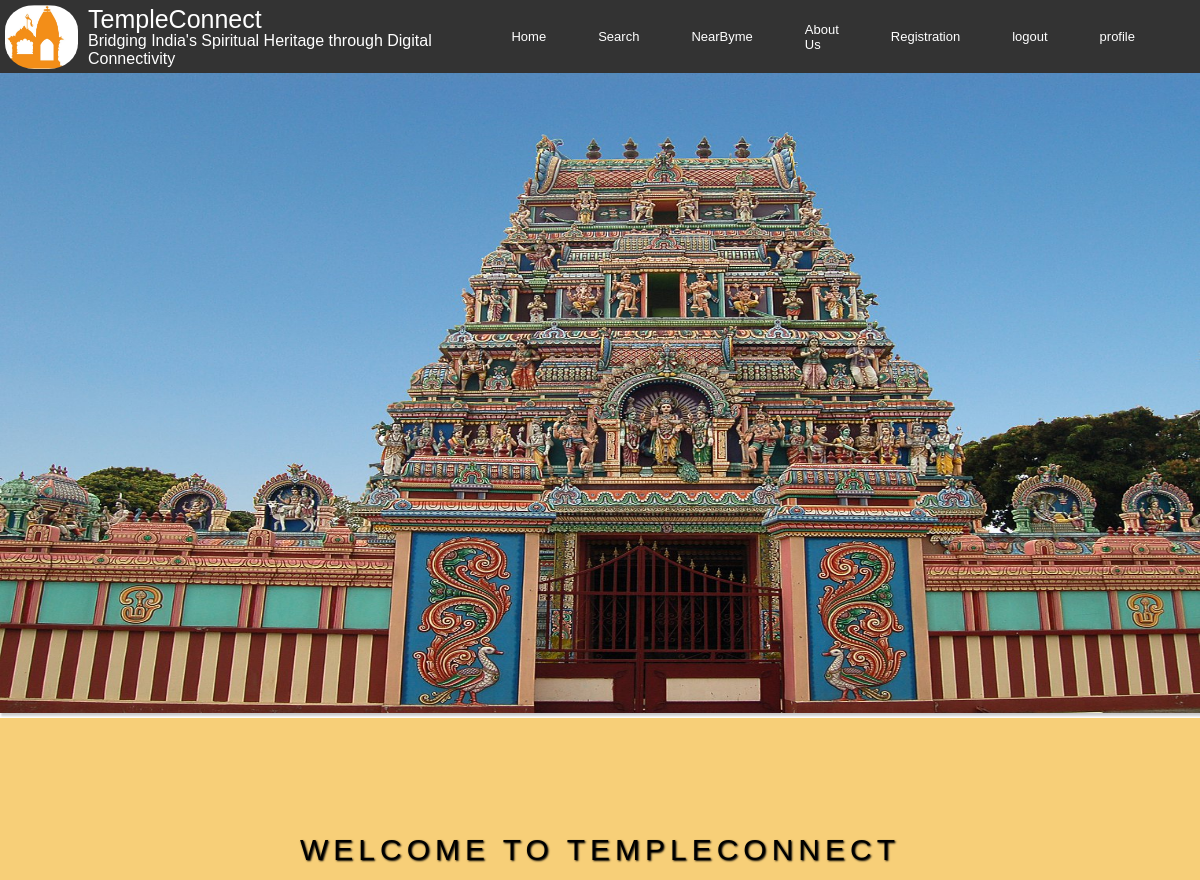
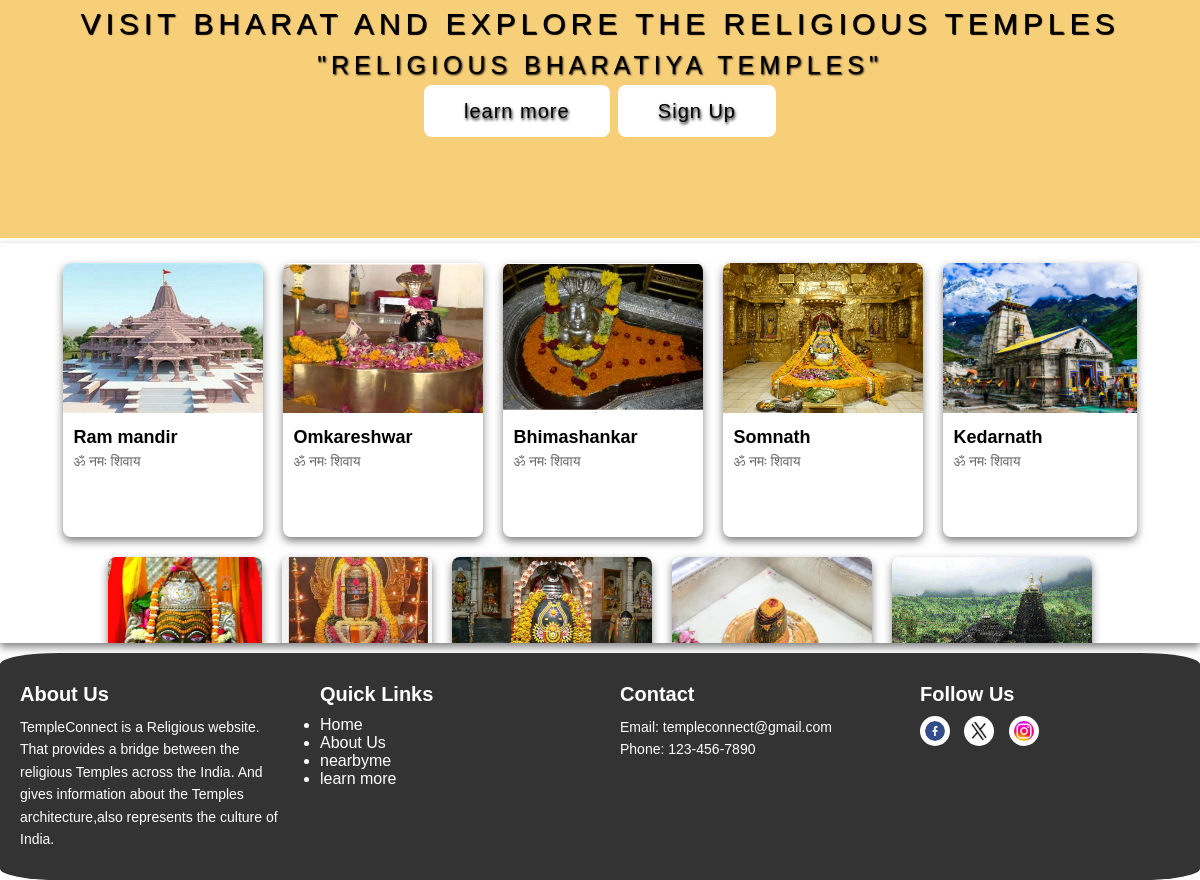
The page / on the database its author committed (2 pictures, top to bottom).
### core/models.py (models this page shows, shortened)
class Temple(models.Model):
    name = models.CharField(max_length = 100)
    city = models.CharField(max_length=100)
    state = models.CharField(max_length=100)
    image = models.ImageField(upload_to='temple_images')
    short_description = models.CharField(max_length = 100 , null=True, default ="ॐ नमः शिवाय")
    description =models.TextField()
    history =models.TextField(null=True, blank=True)
    significance =models.TextField(null=True, blank=True)
    architecture =models.TextField(null=True, blank=True)
    opening_closing_time = models.CharField(max_length=500, null=True, blank=True)
    howtoreach=models.TextField(null=True,blank=True)
    address = models.CharField(max_length=300,null=True)
    latitude = models.FloatField(null=True ,blank=True)
    longitude = models.FloatField(null=True,blank = True)

### core/views.py (the view)
# urls.py: path('', views.homepage),
def homepage(request):
    temples = Temple.objects.all()
    return render(request,"temple.html", {'temples':temples})

### templates/temple.html (shortened to what this page needs)
{% include "header.html" %}
<section class="section_image">
  <div class="image_container"></div>
</section>
<main class="main">
  <section class="section_text">
    <h3>Welcome to TempleConnect</h3>
    <h1>Visit Bharat and explore the Religious Temples  </h1>
    <p>"Religious Bharatiya Temples"</p>
    <a href="/learn" class="btnone">learn more</a>
    <a href="/register" class="btntwo">Sign Up</a>
  </section>
</main>
<div id="card-container">
  {% for temple in temples %}
  <div class="card">
  <a href="/temple?name={{temple.name}}" class="card-link">
    <img src="{{temple.image.url}}" alt="{{temple.name}}">
    <div class="card-content">
      <h2>{{temple.name}}</h2>
      <p class="short-description">{{temple.short_description}}</p>
    </div>
  </a>
  </div>
  {% endfor %}
</div>
{% include "footer.html" %}

### templates/header.html (shortened to what this page needs)
{% load static %}
<!DOCTYPE html>
<html lang="en">
<head>
    <link rel="stylesheet" href="{% static 'css/temples.css' %}">
    <link rel="stylesheet" href="https://cdnjs.cloudflare.com/ajax/libs/font-awesome/6.5.1/css/all.min.css" />
  </head>
<body>
    <nav id="navbar">
        <div class="logo">
            <div class="logo-img">
                <img src="{% static 'images/logo.jpg' %}" alt="TempleConnect.com">
            </div>
            <div class="logo-text">
                <div class="logo-heading">TempleConnect</div>
                <div class="logo-paragraph">Bridging India's Spiritual Heritage through Digital Connectivity</div>
            </div>
        </div>
        <ul class="item-list">
            <li class="item"><a href="/">Home</a></li>
            <li class="item"><a href="/search">Search</a></li>
            <li class="item"><a href="/nearbyme">NearByme</a></li>
            <li class="item"><a href="/aboutus">About Us</a></li>
            <li class="item"><a href="/register">Registration</a></li>
            <li class="item"><a href="/logout">logout</a></li>
            <li class="item"><a href="/profile">profile</a></li>
        </ul>
    </nav>

### templates/footer.html
<footer>
    <div class="footer-container">
      <div class="footer-section">
        <a href="/aboutus"><h3>About Us</h3></a>
        <p>TempleConnect is a Religious website.
           That provides a bridge between the religious Temples across the India.
            And gives information about the Temples architecture,also represents the culture of India.</p>
      </div>
      <div class="footer-section">
        <div class="quick-links">
          <h3>Quick Links</h3>
          <ul>
            <li><a href="/">Home</a></li>
            <li><a href="/aboutus">About Us</a></li>
            <li><a href="#">nearbyme</a></li>
            <li><a href="/learn">learn more</a></li>
          </ul>
        </div>
      </div>
      <div class="footer-section">
        <h3>Contact</h3>
        <p>Email: templeconnect@gmail.com</p>
        <p>Phone: 123-456-7890</p>
      </div>
      <div class="footer-section">
        <h3>Follow Us</h3>
        <div class="social-links">
          <a href="#" class="social-icon" id="facebook"><img src="/static/images/facebook.jpg/" alt="Facebook"></a>
          <a href="#" class="social-icon" id="twitter"><img src="/static/images/twitter.jpg/" alt="Twitter"></a>
          <a href="#" class="social-icon" id="instagram"><img src="/static/images/instagram.jpg" alt="Instagram"></a>
        </div>
      </div>
    </div>
  </footer>

### static/css/temples.css (style rules this page uses)
* { margin: 0px; padding: 0px; font-family: 'Lucida Sans', 'Lucida Sans Regular', 'Lucida Grande', 'Lucida Sans Unicode', Geneva, Verdana, sans-serif; box-sizing: border-box; }
#navbar { position: relative; }
#navbar { display: flex; justify-content: space-between; align-items: center; }
.logo { display: flex; align-items: center; gap:10px; }
.logo-img img { height: 64px; width: 73px; border-radius: 40%; margin-top: 5px; margin-left:5px; }
.logo-text { display: flex; flex-direction: column; justify-content: left }
.logo-text .logo-heading { font-size: 25px; margin-bottom: -10px; color: #fff; }
.logo-text .logo-paragraph { font-size: very small; font-weight: 500; margin-top: 8px; color: #fff; }
.item-list { display:flex; justify-content: center; align-items: center; margin-right: 35px; }
#navbar::before { content: ""; background-color: #333; position: absolute; height: 100%; width: 100%; z-index: -1; }
#navbar ul li { list-style: none; font-size: 1.3rem; }
#navbar ul li a { font-size:small; color: #fff; display: block; padding: 3px 22px; margin-right: 8px; text-decoration: none; }
.section_image { height: 80vh; width: 100%; background-color: white; place-items: center; }
.image_container { margin: 0px; padding-right: 0px; height: 80vh; width: 100%; background-image: url("../images/bg1.jpg/"); background-repeat: no-repeat; background-size: 100% 100%; box-shadow: 2px 2px 2px 1px rgb(0 0 0 / 20%); animation: image_animate 40s linear infinite; }
.main { display: flex; flex-direction: column; height: 50vh; width: 100%; background-color: rgb(247, 207, 120); color: black; margin-top: 5px; display: flex; justify-content: center; align-items: center; text-align: center; text-transform: uppercase; transition: all ease 0.5s; margin-bottom: 5px; }
section { font-size: small; font-family: 'Times New Roman', Times, serif; letter-spacing: 5px; font-weight: 200; text-shadow: 1px 2px 3px black; }
section h3 { font-size: 30px; font-weight: 250; text-shadow: 1px 1px 2px black; }
section h1 { margin: 20px 0px 10px 0px; font-size: 30px; font-weight: 400; text-shadow: 1px 1px 1px black; }
section p { font-size: 25px; white-space: 2px; margin-bottom: 20px; text-shadow: 1px 1px 2px black; }
section a { margin-top: 10px; padding: 15px 40px; border-radius: 8px; text-decoration: none; text-transform: none; outline: none; font-size: 20px; font-weight: 200; letter-spacing: 1px; transition: all ease 0.5s; }
section .btnone { background-color: #fff; color: #000; }
section .btntwo { background-color: #fff; color:#000; }
#card-container { width: 100%; max-height: 400px; overflow-y: auto; display: flex; flex-wrap: wrap; justify-content: center; gap: 20px; padding: 20px; box-shadow: 0 4px 8px rgba(0, 0, 0, 0.5); }
.card { max-width: 200px; background-color: #fff; border-radius: 8px; box-shadow: 0 4px 8px rgba(0, 0, 0, 0.5); overflow: hidden; transition: transform 0.3s ease-in-out; cursor: pointer; }
.card img { width: 100%; height: 150px; object-fit: cover; }
.card-content { padding: 10px; height: 120px; overflow: hidden; }
.card h2 { font-size: 18px; margin-bottom: 5px; }
.card p { font-size: 14px; color: #666; margin-bottom: 10px; overflow: hidden; text-overflow: hidden; white-space: nowrap; }
.card a { display: block; text-decoration: none; color: inherit; }
footer { background-color: #333; color: #fff; padding: 30px 0; border-radius:5%; margin-top: 10px; }
.footer-container { max-width: 1200px; margin: 0 auto; display: flex; justify-content: space-around; }
.footer-section { width: 30%; padding: 0 20px; }
.footer-section a { text-decoration: none; color: #fff; }
.footer-section h3 { font-size: 20px; margin-bottom: 10px; }
.footer-section p { font-size: 14px; line-height: 1.6; }
.social-links { margin-top: 10px; }
.social-links a { display: inline-block; margin-right: 10px; transition: transform 0.3s ease-in-out; }
.social-links img { width: 30px; height: 30px; border-radius: 50%; background-color: #fff; padding: 5px; }

### rows shown on the page
Temple: image (picture), name "Ram mandir", short_description "ॐ नमः शिवाय"
Temple: image (picture), name "Omkareshwar", short_description "ॐ नमः शिवाय"
Temple: image (picture), name "Bhimashankar", short_description "ॐ नमः शिवाय"
Temple: image (picture), name "Somnath", short_description "ॐ नमः शिवाय"
Temple: image (picture), name "Kedarnath", short_description "ॐ नमः शिवाय"
Temple: image (picture)
Temple: image (picture)
Temple: image (picture)
Temple: image (picture)
Temple: image (picture)
